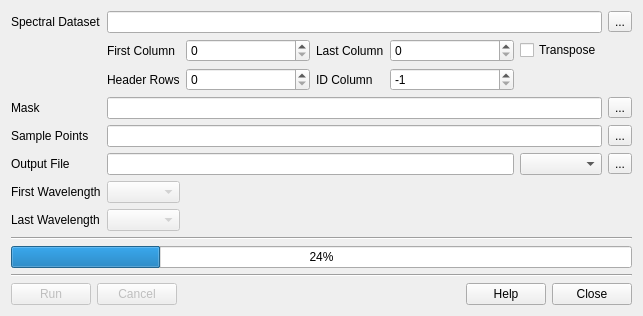
<?xml version="1.0" encoding="UTF-8"?>
<ui version="4.0">
 <class>ContremForm</class>
 <widget class="QDialog" name="ContremForm">
  <property name="geometry">
   <rect>
    <x>0</x>
    <y>0</y>
    <width>643</width>
    <height>312</height>
   </rect>
  </property>
  <property name="windowTitle">
   <string>Convex Hull Continuum Removal</string>
  </property>
  <layout class="QGridLayout" name="gridLayout">
   <item row="9" column="1" colspan="9">
    <widget class="Line" name="line_2">
     <property name="orientation">
      <enum>Qt::Horizontal</enum>
     </property>
    </widget>
   </item>
   <item row="3" column="9">
    <widget class="QToolButton" name="btnROI">
     <property name="text">
      <string>...</string>
     </property>
    </widget>
   </item>
   <item row="0" column="1">
    <widget class="QLabel" name="label">
     <property name="text">
      <string>Spectral Dataset</string>
     </property>
    </widget>
   </item>
   <item row="3" column="1">
    <widget class="QLabel" name="label_2">
     <property name="text">
      <string>Mask</string>
     </property>
    </widget>
   </item>
   <item row="14" column="1" colspan="9">
    <layout class="QHBoxLayout" name="horizontalLayout">
     <item>
      <widget class="QPushButton" name="btnRun">
       <property name="enabled">
        <bool>false</bool>
       </property>
       <property name="text">
        <string>Run</string>
       </property>
      </widget>
     </item>
     <item>
      <widget class="QPushButton" name="btnCancel">
       <property name="enabled">
        <bool>false</bool>
       </property>
       <property name="text">
        <string>Cancel</string>
       </property>
      </widget>
     </item>
     <item>
      <spacer name="horizontalSpacer">
       <property name="orientation">
        <enum>Qt::Horizontal</enum>
       </property>
       <property name="sizeHint" stdset="0">
        <size>
         <width>40</width>
         <height>20</height>
        </size>
       </property>
      </spacer>
     </item>
     <item>
      <widget class="QPushButton" name="btnHelp">
       <property name="text">
        <string>Help</string>
       </property>
      </widget>
     </item>
     <item>
      <widget class="QPushButton" name="btnClose">
       <property name="text">
        <string>Close</string>
       </property>
      </widget>
     </item>
    </layout>
   </item>
   <item row="11" column="1" colspan="9">
    <widget class="QProgressBar" name="progressBar">
     <property name="value">
      <number>24</number>
     </property>
    </widget>
   </item>
   <item row="5" column="9">
    <widget class="QToolButton" name="btnOutput">
     <property name="text">
      <string>...</string>
     </property>
    </widget>
   </item>
   <item row="12" column="1" colspan="9">
    <widget class="Line" name="line">
     <property name="orientation">
      <enum>Qt::Horizontal</enum>
     </property>
    </widget>
   </item>
   <item row="0" column="9">
    <widget class="QToolButton" name="btnSpectra">
     <property name="text">
      <string>...</string>
     </property>
    </widget>
   </item>
   <item row="5" column="1">
    <widget class="QLabel" name="label_8">
     <property name="text">
      <string>Output File</string>
     </property>
    </widget>
   </item>
   <item row="6" column="1">
    <widget class="QLabel" name="label_9">
     <property name="text">
      <string>First Wavelength</string>
     </property>
    </widget>
   </item>
   <item row="5" column="8">
    <widget class="QComboBox" name="cboOutputType"/>
   </item>
   <item row="7" column="1">
    <widget class="QLabel" name="label_10">
     <property name="text">
      <string>Last Wavelength</string>
     </property>
    </widget>
   </item>
   <item row="3" column="2" colspan="7">
    <widget class="QLineEdit" name="txtROIFile"/>
   </item>
   <item row="5" column="2" colspan="6">
    <widget class="QLineEdit" name="txtOutputFile"/>
   </item>
   <item row="4" column="1">
    <widget class="QLabel" name="label_3">
     <property name="text">
      <string>Sample Points</string>
     </property>
    </widget>
   </item>
   <item row="4" column="2" colspan="7">
    <widget class="QLineEdit" name="txtSamplePoints"/>
   </item>
   <item row="6" column="2">
    <widget class="QComboBox" name="cboMinWL">
     <property name="enabled">
      <bool>false</bool>
     </property>
    </widget>
   </item>
   <item row="7" column="2">
    <widget class="QComboBox" name="cboMaxWL">
     <property name="enabled">
      <bool>false</bool>
     </property>
    </widget>
   </item>
   <item row="1" column="8">
    <widget class="QCheckBox" name="chkWLTranspose">
     <property name="text">
      <string>Transpose</string>
     </property>
    </widget>
   </item>
   <item row="4" column="9">
    <widget class="QToolButton" name="btnSamplePoints">
     <property name="text">
      <string>...</string>
     </property>
    </widget>
   </item>
   <item row="0" column="2" colspan="7">
    <widget class="QLineEdit" name="txtSpectraFile">
     <property name="sizePolicy">
      <sizepolicy hsizetype="Expanding" vsizetype="Fixed">
       <horstretch>1</horstretch>
       <verstretch>0</verstretch>
      </sizepolicy>
     </property>
    </widget>
   </item>
   <item row="2" column="2">
    <widget class="QLabel" name="label_6">
     <property name="text">
      <string>Header Rows</string>
     </property>
    </widget>
   </item>
   <item row="1" column="2">
    <widget class="QLabel" name="label_4">
     <property name="text">
      <string>First Column</string>
     </property>
    </widget>
   </item>
   <item row="1" column="3" colspan="2">
    <widget class="QSpinBox" name="spnWLFirstCol"/>
   </item>
   <item row="2" column="3" colspan="2">
    <widget class="QSpinBox" name="spnWLHeaderRows"/>
   </item>
   <item row="1" column="5">
    <widget class="QLabel" name="label_5">
     <property name="text">
      <string>Last Column</string>
     </property>
    </widget>
   </item>
   <item row="2" column="5">
    <widget class="QLabel" name="label_7">
     <property name="text">
      <string>ID Column</string>
     </property>
    </widget>
   </item>
   <item row="1" column="6" colspan="2">
    <widget class="QSpinBox" name="spnWLLastCol">
     <property name="maximum">
      <number>9999</number>
     </property>
    </widget>
   </item>
   <item row="2" column="6" colspan="2">
    <widget class="QSpinBox" name="spnWLIDCol">
     <property name="enabled">
      <bool>true</bool>
     </property>
     <property name="minimum">
      <number>-1</number>
     </property>
     <property name="value">
      <number>-1</number>
     </property>
    </widget>
   </item>
  </layout>
 </widget>
 <resources/>
 <connections/>
</ui>
